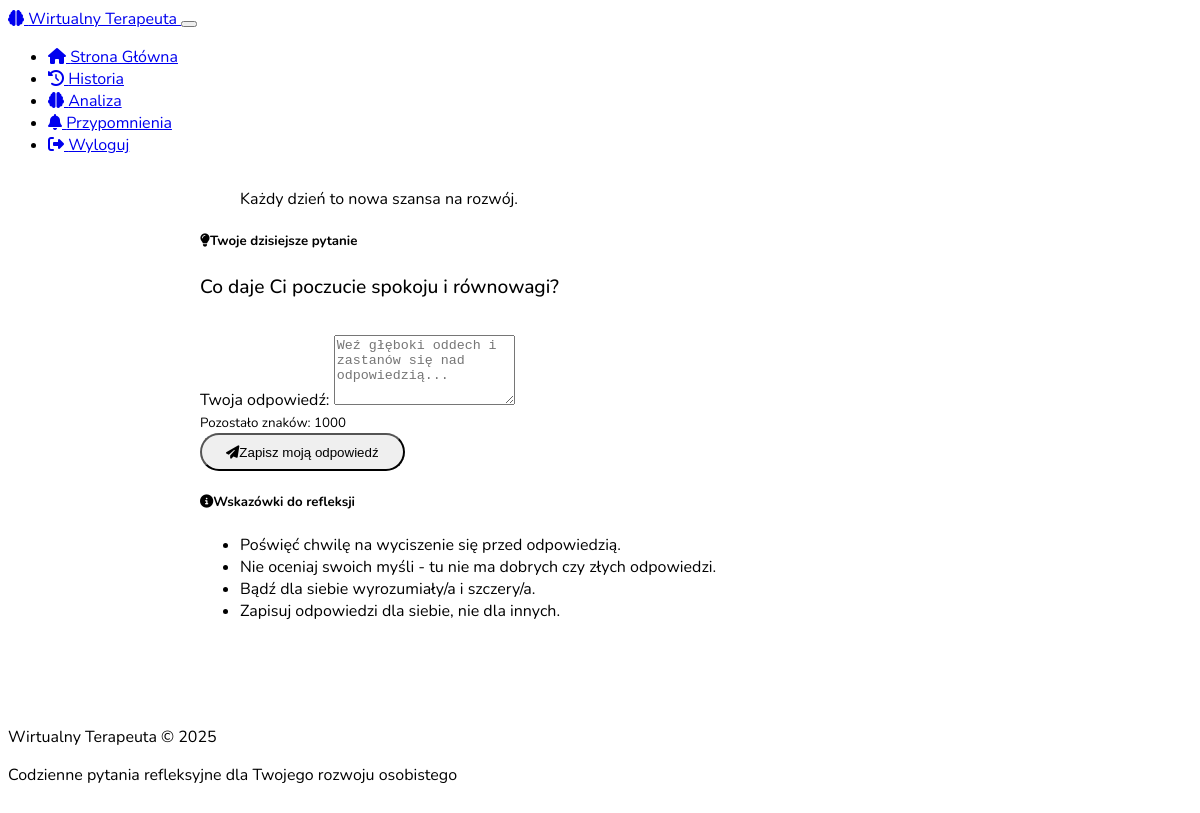
Page / (signed in) on the earlier database version.
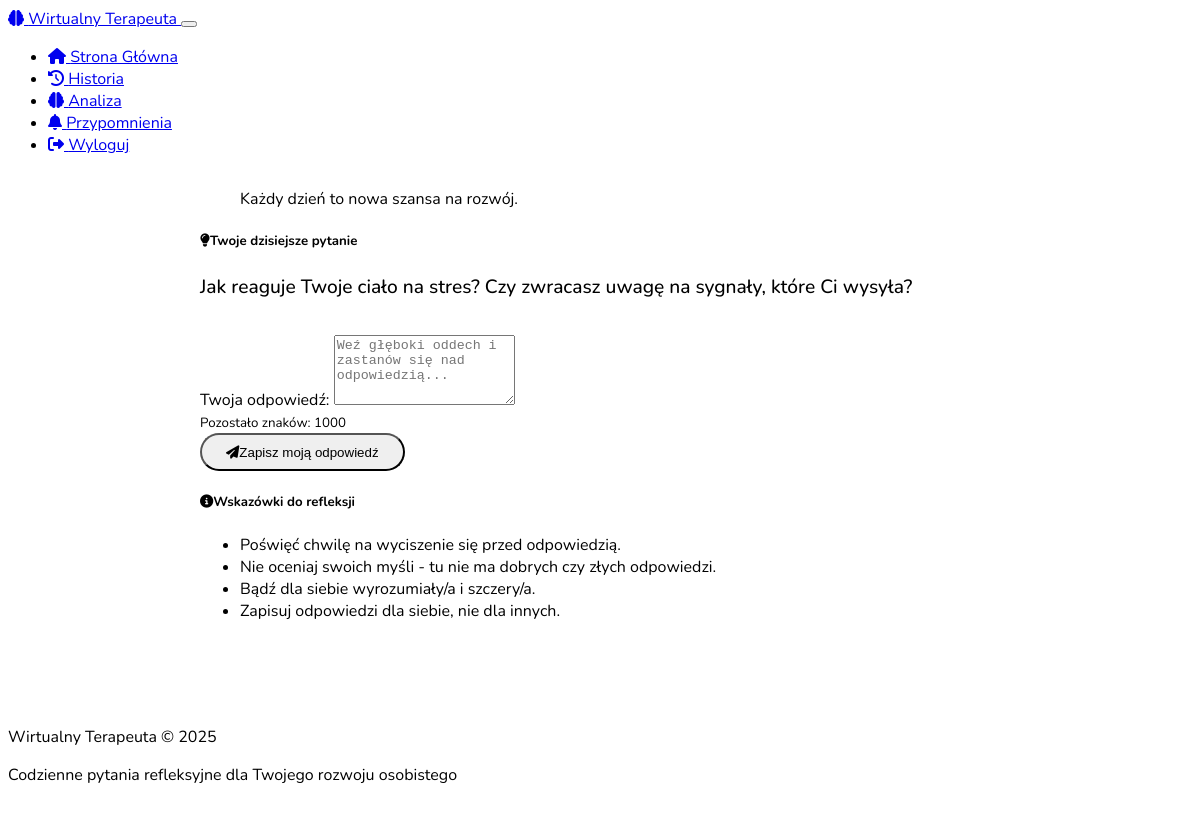
Same page on the later database version.
### models.py (models this page shows, shortened)
class Conversation(db.Model):
    id = db.Column(db.Integer, primary_key=True)
    user_id = db.Column(db.Integer, db.ForeignKey('user.id'), nullable=False)
    question = db.Column(db.Text, nullable=False)
    response = db.Column(db.Text, nullable=True)
    timestamp = db.Column(db.DateTime, default=datetime.now)

### app.py (the view, shortened to what this page needs)
@app.route('/')
def index():
    if 'user_id' in session:
        user_id = session['user_id']
        from models import User, Conversation
        user = User.query.get(user_id)
        last_conversation = Conversation.query.filter_by(user_id=user_id).order_by(Conversation.timestamp.desc()).first()
        conversation_history = Conversation.query.filter_by(user_id=user_id).order_by(Conversation.timestamp.desc()).limit(5).all()
        context = [{"question": c.question, "response": c.response, "date": c.timestamp} for c in conversation_history]
        new_question = None
        return render_template('index.html', user=user, conversation=last_conversation)
    return render_template('index.html')

### app.py (called while the page is built)
@app.context_processor
def inject_now():
    return {'now': datetime.now()}

### templates/index.html (shortened to what the changed rows need)
{% extends "layout.html" %}
{% block content %}
<div class="therapy-container py-3">
    {% if session.get('user_id') %}
        {% if conversation %}
            <div class="card bg-dark mb-4">
                <div class="card-body">
                    <blockquote class="blockquote mb-0 text-center">
                        <p class="font-italic text-info">{{ quote if quote else "Każdy dzień to nowa szansa na rozwój." }}</p>
                    </blockquote>
                </div>
            </div>
            <div class="card question-card shadow-sm mb-4">
                <div class="card-body p-4">
                    <h5 class="card-title mb-4 text-info">
                        <i class="fas fa-lightbulb me-2"></i>Twoje dzisiejsze pytanie
                    </h5>
                    <p class="question-text mb-4">{{ conversation.question }}</p>
                    {% if conversation.response %}
                        <div class="card bg-dark mb-3">
                            <div class="card-body">
                                <h6 class="card-subtitle mb-2 text-muted">
                                    <i class="fas fa-comment me-2"></i>Twoja odpowiedź
                                </h6>
                                <p class="response-text">{{ conversation.response }}</p>
                                <small class="date-text text-muted">
                                    Zapisano: {{ conversation.timestamp.strftime('%d.%m.%Y, %H:%M') }}
                                </small>
                            </div>
                        </div>
                        <div class="text-center mt-4">
                            <p class="mb-3">Dziękuję za Twoją dzisiejszą refleksję!</p>
                            <p class="small text-muted">Wróć jutro po nowe pytanie refleksyjne.</p>
                        </div>
                    {% else %}
                        <form action="{{ url_for('submit_response') }}" method="post" class="response-form">
                            <div class="mb-3">
                                <label for="response-textarea" class="form-label">Twoja odpowiedź:</label>
                                <textarea
                                    class="form-control auto-resize"
                                    id="response-textarea"
                                    name="response"
                                    rows="4"
                                    placeholder="Weź głęboki oddech i zastanów się nad odpowiedzią..."
                                    maxlength="1000"
                                    required
                                ></textarea>
                                <div class="text-end mt-1">
                                    <small class="text-muted">
                                        Pozostało znaków: <span id="char-counter">1000</span>
                                    </small>
                                </div>
                            </div>
                            <div class="text-center">
                                <button type="submit" id="submit-response" class="btn btn-info btn-therapy">
                                    <i class="fas fa-paper-plane me-2"></i>Zapisz moją odpowiedź
                                </button>
                            </div>
                        </form>
                    {% endif %}
                </div>
            </div>
            <div class="card bg-dark mt-5">
                <div class="card-body p-4">
                    <h5 class="card-title mb-3 text-info">
                        <i class="fas fa-info-circle me-2"></i>Wskazówki do refleksji
                    </h5>
                    <ul class="list-group list-group-flush bg-dark">
                        <li class="list-group-item bg-dark">Poświęć chwilę na wyciszenie się przed odpowiedzią.</li>
                        <li class="list-group-item bg-dark">Nie oceniaj swoich myśli - tu nie ma dobrych czy złych odpowiedzi.</li>
                        <li class="list-group-item bg-dark">Bądź dla siebie wyrozumiały/a i szczery/a.</li>
                        <li class="list-group-item bg-dark">Zapisuj odpowiedzi dla siebie, nie dla innych.</li>
                    </ul>
                </div>
            </div>
        {% else %}
            <div class="alert alert-info">
                Wystąpił problem z wygenerowaniem pytania. Proszę odśwież stronę.
            </div>
        {% endif %}
    {% endif %}
</div>
{% endblock %}

Differences in the rows shown:
no longer on this page (row edited): Conversation: question "Co daje Ci poczucie spokoju i równowagi?"
added Conversation: question "Jak reaguje Twoje ciało na stres? Czy zwracasz uwagę na sygnały, które Ci wysyła?"
